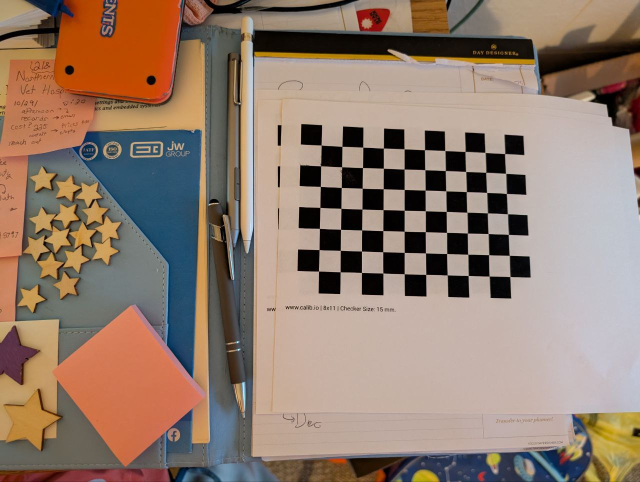
#> input picture Test_Image.jpg, 1280 x 964 px (shown at 1/2 size)
$ python EdgeMeasurementUtility.py
#> lines starting #> are read from the running program, lines starting #| are printed output that depends on the picture; long printed decimals are rounded
# Heliene USA Solar Panel Edge Measurement Utility

# Authors:

# Jaquelyn E Hyde
# jaquelyn.hyde@ire.minnstate.edu

# Elvis Enang

# Hannah Adeyemi

# Luhana Zorrilla

import numpy as np
import cv2 as cv
import json

class EdgeMeasurementUtility:
    def __init__(self):
        self.edges = None
        self.edges_color = None
        self.contours = None
        self.hierarchy = None
        self.selected_contours = []
        self.hor_contours = None
        self.ver_contours = None
        self.closest_hor_contour = None
        self.closest_ver_contour = None
        self.furthest_hor_contour = None
        self.furthest_ver_contour = None
        self.image = None
        self.last_image = None
        self.json_data = None
        self.mm_pixel_ratio = 1
        self.use_loaded_image = True
        self.loaded_image = cv.imread(cv.samples.findFile("Test_Image.jpg"))
#> self.loaded_image is the input picture: shape (964, 1280, 3); mean B, G, R 110.4, 124.9, 146.3

    @staticmethod
    def horizontal_distance(point1, point2):
        return abs(point1[0] - point2[0])

    @staticmethod
    def vertical_distance(point1, point2):
        return abs(point1[1] - point2[1])

    # Given:    An image with a calibration target with (rows * cols) squares
    #           Each square's dimensions are (square_mm * square_mm)
    # Return:   The ratio of millimeters to pixels in the image
    @staticmethod
    def calibrate_mm_to_pixel_ratio(image, rows, cols, square_mm):
        termination_criteria = (cv.TERM_CRITERIA_EPS + cv.TERM_CRITERIA_MAX_ITER, 30, 0.001)

        objp = np.zeros((rows*cols,3), np.float32)
        objp[:,:2] = np.mgrid[0:rows,0:cols].T.reshape(-1,2)

        objpoints = [] # points in 3d space (real world)
        imgpoints = [] # points in 2d space (image plane)

        gray = cv.cvtColor(image, cv.COLOR_BGR2GRAY)

        ret, corners = cv.findChessboardCorners(gray, (rows, cols), None)

        if ret == True:
            objpoints.append(objp)

            corners2 = cv.cornerSubPix(gray, corners, (11,11), (-1,-1), termination_criteria)

            imgpoints.append(corners2)

            total_horizontal_distance = 0
            total_vertical_distance = 0
            num_horizontal_distances = 0
            num_vertical_distances = 0

            for r in range(rows):
                for c in range(cols):
                    if c < cols - 1:
                        point1 = corners2[c * rows + r][0]
                        point2 = corners2[(c + 1) * rows + r][0]
                        distance = np.sqrt((point2[0] - point1[0]) ** 2 + (point2[1] - point1[1]) ** 2)
                        total_horizontal_distance += distance
                        num_horizontal_distances += 1
                    if r < rows - 1:
                        point1 = corners2[c * rows + r][0]
                        point2 = corners2[c * rows + r + 1][0]
                        distance = np.sqrt((point2[0] - point1[0]) ** 2 + (point2[1] - point1[1]) ** 2)
                        total_vertical_distance += distance
                        num_vertical_distances += 1

            average_horizontal_distance = total_horizontal_distance / num_horizontal_distances
            average_vertical_distance = total_vertical_distance / num_vertical_distances
            average_distance = ( average_horizontal_distance + average_vertical_distance ) / 2
            average_distance_mm = square_mm / average_distance

            print('mm to pixel ratio : ' + str(average_distance_mm))

            return average_distance_mm

        return -1

    # Given:    An image
    # Return:   An edge-detected image
    @staticmethod
    def detect_edges(image, min_val, max_val):
        gray = cv.cvtColor(image, cv.COLOR_BGR2GRAY)

        edges = cv.Canny(gray, min_val, max_val)

        return edges

    # Placeholder for the portion of the utility that recognizes parts of the
    # solar panel and determines which contours belong to the components we are
    # interested in measuring
    def feature_detection():
        return 1

    # Interface for selecting contours in self.image based on x y location
    # The largest at x y is selected, to avoid selecting two with one click
    # When two contours are selected, measures distances between them/;'''''''''''''''''''''..
    # [123 lines left out: functions select_contour, mouse_callback_wrapper, not called in this run]

    def user_interface(self):
        # ui parameters
        wait_time = 25

        self.window_name = 'Edge Measurement Utility'

        min_val = 127
        max_val = 200

        measurement_mode = False # toggle between live feed and measuring on an image

        measurement_mode_key = 'm'

        cv.namedWindow(self.window_name)

        cap = cv.VideoCapture(1)

        if not cap.isOpened():
            print('Unable to open camera')
            exit()

        # we need to determine some properties about the camera pre-loop
        ret, frame = cap.read()
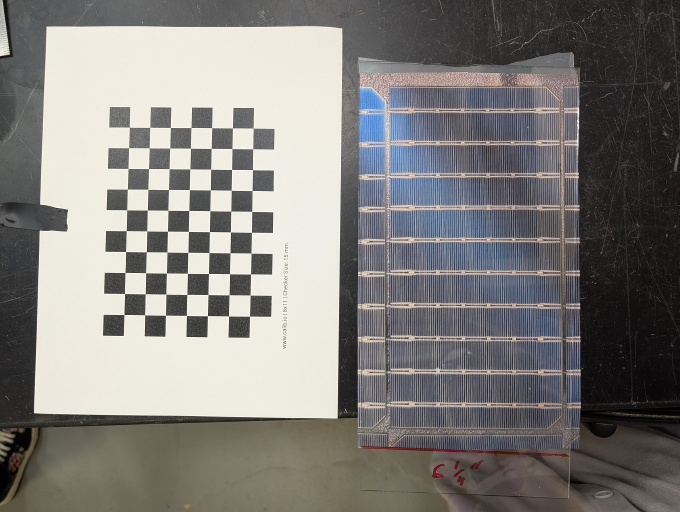
#> input picture test_image.jpg, 1360 x 1024 px, given in place of the camera (shown at 1/2 size)
#> frame is the input picture: shape (1024, 1360, 3); mean B, G, R 123.9, 127.1, 129.4

        self.image = frame.copy()

        if self.use_loaded_image == True:
            self.image = self.loaded_image.copy()

        f_height, f_width, channels = frame.shape
#> f_height = 1024; f_width = 1360; channels = 3

        cv.resizeWindow(self.window_name, f_height, f_width)

        self.mm_pixel_ratio = self.calibrate_mm_to_pixel_ratio(self.image, 7, 10, 15)
#> in calibrate_mm_to_pixel_ratio, `gray = cv.cvtColor(image, cv.COLOR_BGR2GRAY)`:
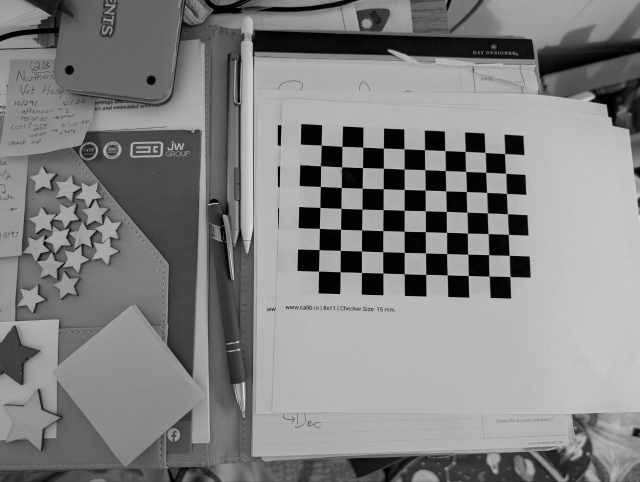
#> gray: shape (964, 1280) (shown at 1/2 size); min 0, max 248, mean 129.6
#> in calibrate_mm_to_pixel_ratio, `ret, corners = cv.findChessboardCorners(gray, (rows, cols), None)`: ret = True; corners = 70 rows, first 8: [1009.8, 307.6], [1011.5, 347.4], [1013, 387.4], [1015.2, 428.2], [1017.1, 469.3], [1019, 511.1], [1020.2, 553.5], [970.3, 305.4]
#> in calibrate_mm_to_pixel_ratio, `corners2 = cv.cornerSubPix(gray, corners, (11,11), (-1,-1), terminatio..`: corners2 = 70 rows, first 8: [1009.8, 307.6], [1011.7, 347.1], [1013.3, 387.5], [1015.4, 428.2], [1017.2, 469.3], [1018.9, 511.1], [1020.3, 553.6], [970.5, 305.3]
#> after the loop in calibrate_mm_to_pixel_ratio, `for r in range(rows):`: num_horizontal_distances = 63; num_vertical_distances = 60; total_horizontal_distance = 2627.1; total_vertical_distance = 2493.6
#> in calibrate_mm_to_pixel_ratio, `average_horizontal_distance = total_horizontal_distance / num_horizont..`: average_horizontal_distance = 41.7
#> in calibrate_mm_to_pixel_ratio, `average_vertical_distance = total_vertical_distance / num_vertical_dis..`: average_vertical_distance = 41.56
#> in calibrate_mm_to_pixel_ratio, `average_distance = ( average_horizontal_distance + average_vertical_di..`: average_distance = 41.63
#> in calibrate_mm_to_pixel_ratio, `average_distance_mm = square_mm / average_distance`: average_distance_mm = 0.36
#| mm to pixel ratio : 0.3603
#> self.mm_pixel_ratio = 0.36

        while True:
            if not measurement_mode:
                self.selected_contours.clear()
                self.closest_hor_contour = None
                self.closest_ver_contour = None
                self.furthest_hor_contour = None
                self.furthest_ver_contour = None
                ret, frame = cap.read()
                if not ret:
                    print('Unable to read frame')
                    break

                self.image = frame.copy()

            if self.use_loaded_image == True:
                self.image = self.loaded_image.copy()

            self.edges = self.detect_edges(self.image, min_val, max_val)
#> in detect_edges, `edges = cv.Canny(gray, min_val, max_val)`:
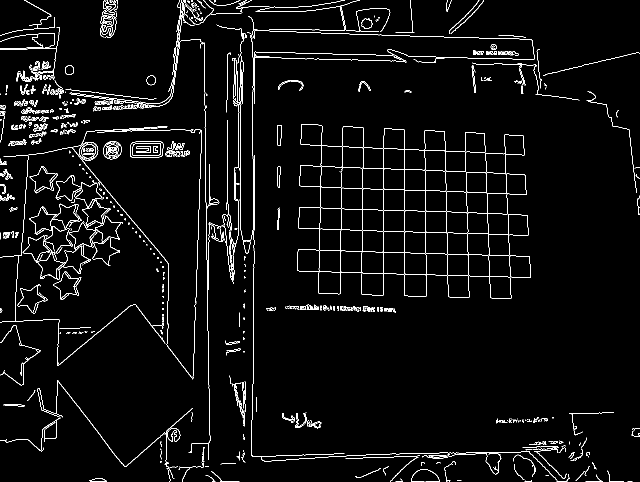
#> edges: shape (964, 1280) (shown at 1/2 size); 3.4% white in thin lines or dots

            if measurement_mode:
                self.contours, self.hierarchy = cv.findContours(self.edges, cv.RETR_TREE, cv.CHAIN_APPROX_SIMPLE)
                self.edges_color = cv.cvtColor(self.edges, cv.COLOR_GRAY2BGR)
                cv.drawContours(self.edges_color, self.contours, -1, (0,255,0), thickness = 1)
                print('Contours detected: ' + str(len(self.contours)))
            else:
                self.edges_color = cv.cvtColor(self.edges, cv.COLOR_GRAY2BGR)
#> self.edges_color: shape (964, 1280, 3); 3.4% white in thin lines or dots

            self.image = self.edges_color

            cv.imshow(self.window_name, self.image)

            if measurement_mode:
                self.last_image = self.image
                cv.setMouseCallback(self.window_name, self.mouse_callback_wrapper())
                input_key = cv.waitKey(0)
            else:
                cv.setMouseCallback(self.window_name, lambda *args : None)
                input_key = cv.waitKey(wait_time)
#> (key Esc is pressed here)

            if input_key & 0xFF == 27:
                break
            elif cv.getWindowProperty(self.window_name, cv.WND_PROP_VISIBLE) < 1:
                break
            elif input_key & 0xFF == ord(measurement_mode_key):
                measurement_mode = not measurement_mode

        print('Destroying windows and releasing camera')
        cap.release()
        cv.destroyAllWindows()

        print('Exit complete.')
        return 0

if __name__ == "__main__":
    tool = EdgeMeasurementUtility()
    tool.user_interface()
